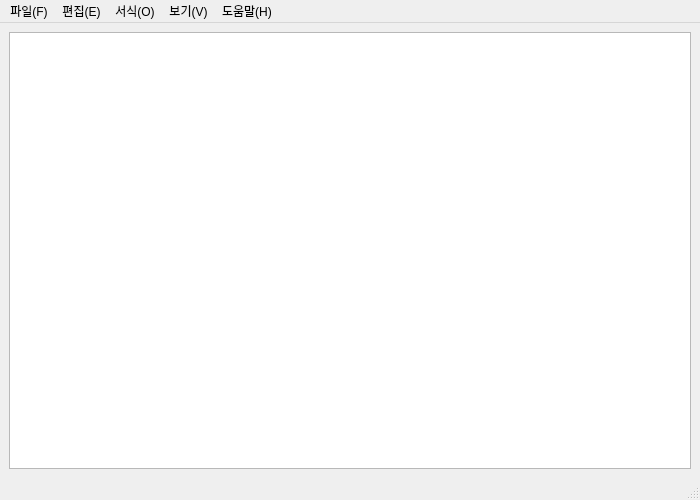
<?xml version="1.0" encoding="UTF-8"?>
<ui version="4.0">
 <class>MainWindow</class>
 <widget class="QMainWindow" name="MainWindow">
  <property name="geometry">
   <rect>
    <x>0</x>
    <y>0</y>
    <width>700</width>
    <height>500</height>
   </rect>
  </property>
  <property name="windowTitle">
   <string>MainWindow</string>
  </property>
  <widget class="QWidget" name="centralwidget">
   <property name="maximumSize">
    <size>
     <width>800</width>
     <height>557</height>
    </size>
   </property>
   <layout class="QGridLayout" name="gridLayout">
    <item row="0" column="0">
     <widget class="QPlainTextEdit" name="plainTextEdit"/>
    </item>
   </layout>
  </widget>
  <widget class="QMenuBar" name="menubar">
   <property name="geometry">
    <rect>
     <x>0</x>
     <y>0</y>
     <width>700</width>
     <height>22</height>
    </rect>
   </property>
   <widget class="QMenu" name="menu_F">
    <property name="title">
     <string>파일(F)</string>
    </property>
    <addaction name="actionn"/>
    <addaction name="new_window"/>
    <addaction name="actione_2"/>
    <addaction name="actione_3"/>
    <addaction name="actione_4"/>
    <addaction name="separator"/>
    <addaction name="actione_5"/>
    <addaction name="actione_6"/>
    <addaction name="separator"/>
    <addaction name="actione_7"/>
   </widget>
   <widget class="QMenu" name="menu_E">
    <property name="title">
     <string>편집(E)</string>
    </property>
   </widget>
   <widget class="QMenu" name="menu_O">
    <property name="title">
     <string>서식(O)</string>
    </property>
   </widget>
   <widget class="QMenu" name="menu_V">
    <property name="title">
     <string>보기(V)</string>
    </property>
    <widget class="QMenu" name="menu">
     <property name="title">
      <string>확대하기/축소하기</string>
     </property>
     <addaction name="actionASD"/>
     <addaction name="actioncnrth"/>
     <addaction name="actionghkrreogkrl_cntrh"/>
    </widget>
    <addaction name="menu"/>
    <addaction name="actionzxc"/>
   </widget>
   <widget class="QMenu" name="menu_H">
    <property name="title">
     <string>도움말(H)</string>
    </property>
   </widget>
   <addaction name="menu_F"/>
   <addaction name="menu_E"/>
   <addaction name="menu_O"/>
   <addaction name="menu_V"/>
   <addaction name="menu_H"/>
  </widget>
  <widget class="QStatusBar" name="statusbar"/>
  <action name="action">
   <property name="text">
    <string>기</string>
   </property>
  </action>
  <action name="action_2">
   <property name="text">
    <string>ㅁ</string>
   </property>
  </action>
  <action name="actionzxc">
   <property name="text">
    <string>상태표시줄(S)</string>
   </property>
  </action>
  <action name="actionASD">
   <property name="text">
    <string>확대(I)</string>
   </property>
  </action>
  <action name="actioncnrth">
   <property name="text">
    <string>축소(O)</string>
   </property>
  </action>
  <action name="actionghkrreogkrl_cntrh">
   <property name="text">
    <string>확대하기/축소하기 기본값 복원</string>
   </property>
  </action>
  <action name="actionn">
   <property name="text">
    <string>새로 만들기(N)</string>
   </property>
   <property name="shortcut">
    <string>Ctrl+N</string>
   </property>
  </action>
  <action name="new_window">
   <property name="text">
    <string>새 창(W)</string>
   </property>
   <property name="shortcut">
    <string>Ctrl+W</string>
   </property>
  </action>
  <action name="actione_2">
   <property name="text">
    <string>열기(O)...</string>
   </property>
   <property name="shortcut">
    <string>Ctrl+O</string>
   </property>
  </action>
  <action name="actione_3">
   <property name="text">
    <string>저장(S)</string>
   </property>
   <property name="shortcut">
    <string>Ctrl+S</string>
   </property>
  </action>
  <action name="actione_4">
   <property name="text">
    <string>다른 이름으로 저장(A)...</string>
   </property>
   <property name="shortcut">
    <string>Ctrl+A</string>
   </property>
  </action>
  <action name="actione_5">
   <property name="text">
    <string>페이지 설정(U)...</string>
   </property>
   <property name="shortcut">
    <string>Ctrl+U</string>
   </property>
  </action>
  <action name="actione_6">
   <property name="text">
    <string>인쇄(P)...</string>
   </property>
   <property name="shortcut">
    <string>Ctrl+P</string>
   </property>
  </action>
  <action name="actione_7">
   <property name="text">
    <string>끝내기(X)</string>
   </property>
   <property name="shortcut">
    <string>Ctrl+X</string>
   </property>
  </action>
 </widget>
 <resources/>
 <connections/>
</ui>
